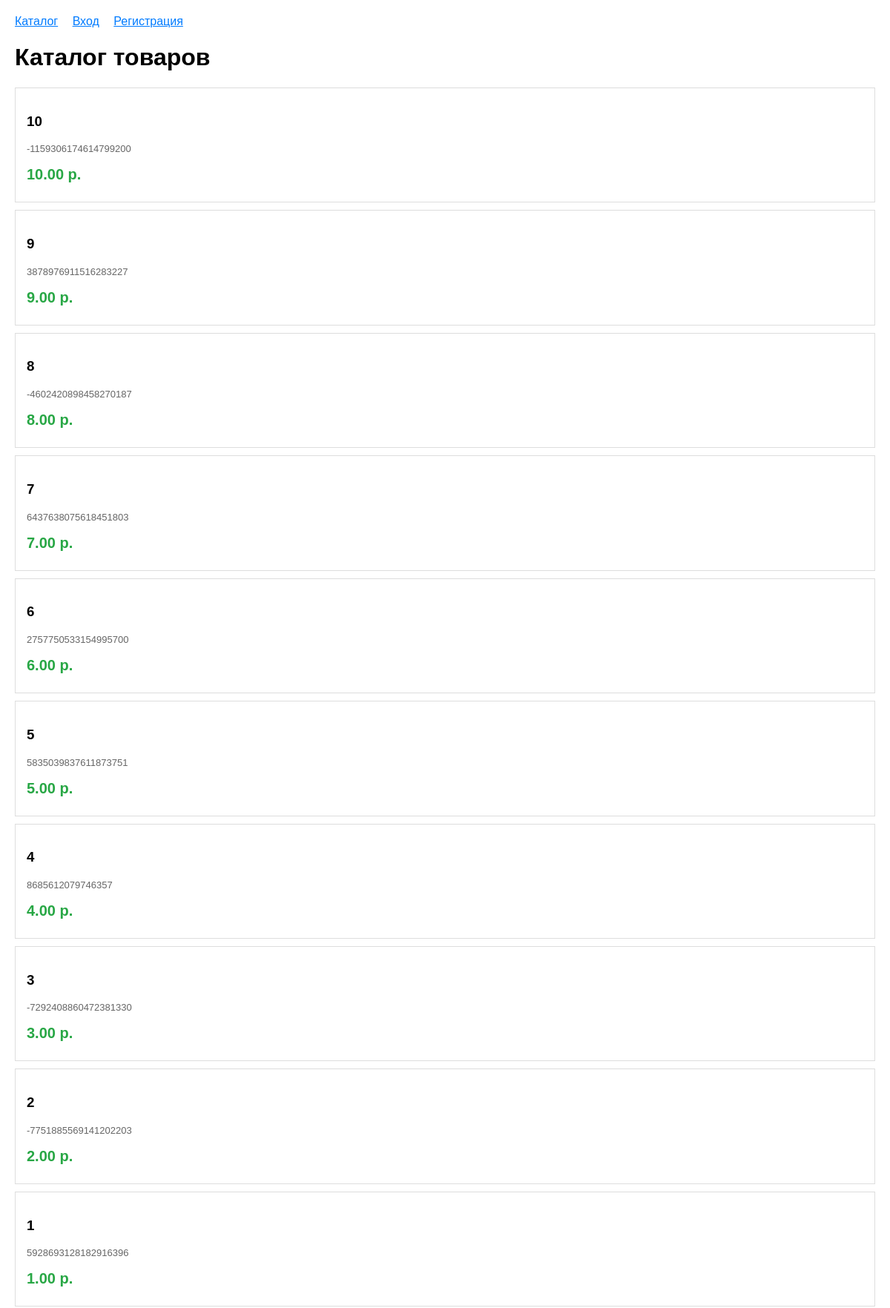
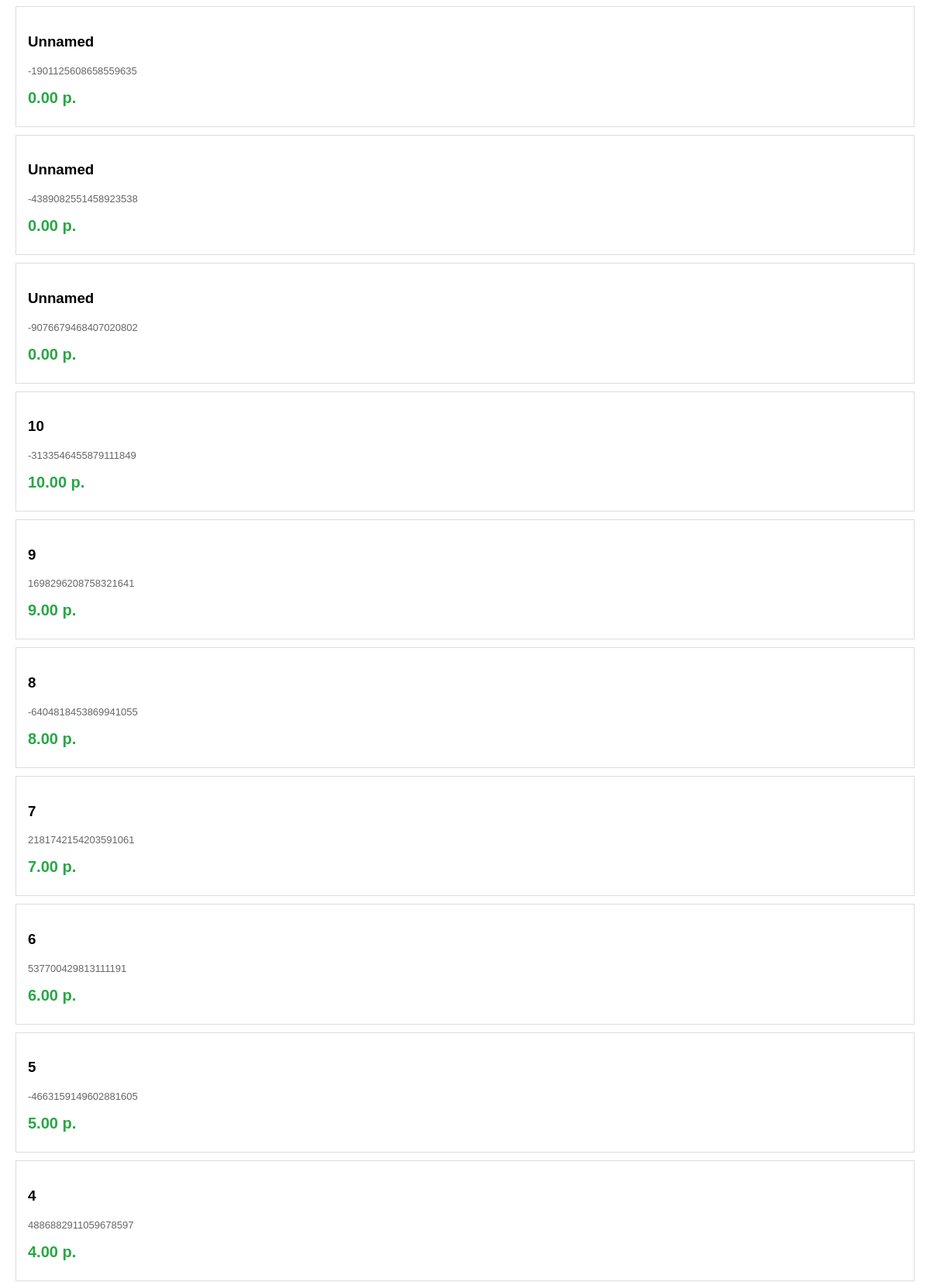
The page / (upper part) on the database its author committed (2 pictures, top to bottom).
### bodies/models.py (models this page shows, shortened)
class Product(models.Model):
    name        = models.CharField(max_length=256, verbose_name="Название ")
    price       = models.DecimalField(max_digits=20, decimal_places=2, verbose_name="Цена (р.)")
    description = models.TextField(blank=True, verbose_name="Описание ")
    sku         = models.CharField(max_length=50, unique=True, verbose_name="Артикул")
    class Meta:
        verbose_name = "Товар"
        verbose_name_plural = "Товары"
        ordering = ['-id']

### bodies/views.py (the view, shortened to what this page needs)
# urls.py: path('', views.product_list, name='product_list'),
def product_list(request):
    user_role = get_user_role(request.user)
    products = Product.objects.all()
    context = {
        'products': products,
        'user_role': user_role,
        'show_edit': user_role in ['editor', 'admin'],
        'show_delete': user_role == 'admin',
        'show_add_product': user_role == 'admin',
    }
    return render(request, 'products.html', context)

### bodies/views.py (called while the page is built)
def get_user_role(user):
    if not user.is_authenticated:
        return 'unauthorized'
    try:
        return user.profile.role
    except Profile.DoesNotExist:
        profile = Profile.objects.create(user=user, role='authorized')
        return profile.role

### bodies/templates/products.html (shortened to what this page needs)
{% extends "base.html" %}
{% block content %}
<h1>Каталог товаров</h1>
{% if products %}
<div class="grid">
    {% for product in products %}
    <div class="card">
        <h3>{{ product.name }}</h3>
        <p style="color:#666; font-size:13px;">{{ product.sku }}</p>
        <p style="font-size:20px; font-weight:bold; color:#28a745; margin:10px 0;">{{ product.price }} р.</p>
    </div>
    {% endfor %}
</div>
{% else %}
<p>Товары не найдены.</p>
{% endif %}
{% endblock %}

### bodies/templates/base.html (style rules this page uses)
body { font-family: Arial, sans-serif; margin: 20px; }
.card { border: 1px solid #ddd; padding: 15px; margin-bottom: 10px; }

### rows shown on the page
Product: name "10", sku "-1159306174614799200", price "10.00"
Product: name "9", sku "3878976911516283227", price "9.00"
Product: name "8", sku "-4602420898458270187", price "8.00"
Product: name "7", sku "6437638075618451803", price "7.00"
Product: name "6", sku "2757750533154995700", price "6.00"
Product: name "5", sku "5835039837611873751", price "5.00"
Product: name "4", sku "8685612079746357", price "4.00"
Product: name "3", sku "-7292408860472381330", price "3.00"
Product: name "2", sku "-7751885569141202203", price "2.00"
Product: name "1", sku "5928693128182916396", price "1.00"
Product: name "Unnamed", sku "-1901125608658559635", price "0.00"
Product: name "Unnamed", sku "-4389082551458923538", price "0.00"
Product: name "Unnamed", sku "-9076679468407020802", price "0.00"
Product: name "10", sku "-3133546455879111849", price "10.00"
Product: name "9", sku "1698296208758321641", price "9.00"
Product: name "8", sku "-6404818453869941055", price "8.00"
Product: name "7", sku "2181742154203591061", price "7.00"
Product: name "6", sku "537700429813111191", price "6.00"
Product: name "5", sku "-4663159149602881605", price "5.00"
Product: name "4", sku "4886882911059678597", price "4.00"
